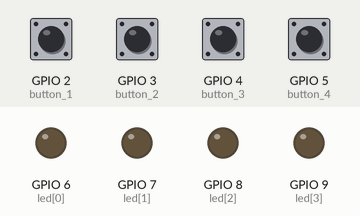
Recording of a program running on a simulated Raspberry Pi (BCM pin numbers). On the bench: output pins drawn as LEDs (lit = HIGH). Inputs (shaded band) come from the test bench; at power-on: GPIO 2 (button_1), GPIO 3 (button_2), GPIO 4 (button_3), GPIO 5 (button_4) HIGH. Sound played through the audio output is not drawn and takes no time.

Above: at 1.2 s.
1.3 s: GPIO 2 (button_1) pulled LOW for 0.15 s
At 2.2 s:
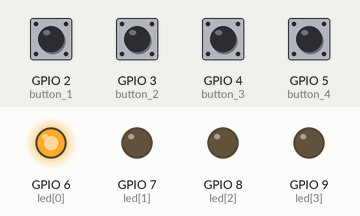
2.9 s: GPIO 3 (button_2) pulled LOW for 0.15 s
At 3.7 s:
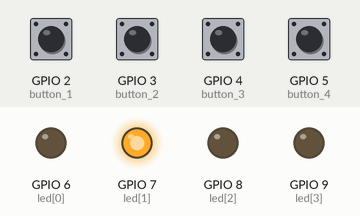
4.5 s: GPIO 4 (button_3) pulled LOW for 0.15 s
At 4.9 s:
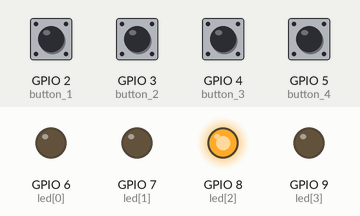
6.1 s: GPIO 5 (button_4) pulled LOW for 0.15 s
At 7.3 s:
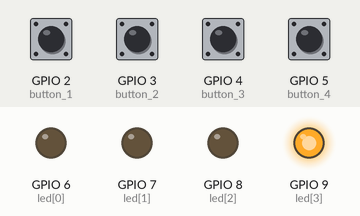
7.7 s: GPIO 2 (button_1) pulled LOW for 1 s
At 8.5 s:
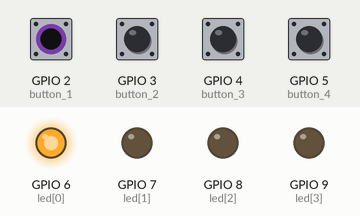
10.2 s: GPIO 3 (button_2) pulled LOW for 1 s
At 11.6 s:
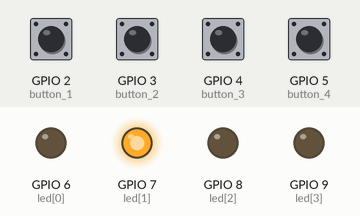
Timing chart, 0 to 13.2 s (numbered marks = the images above; inputs shaded):
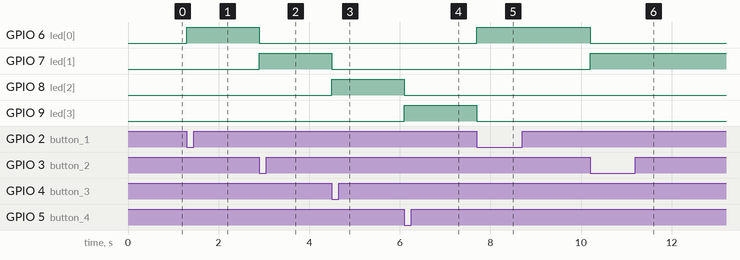

Measured:
- after the input at 1.3 s, GPIO 6 (led[0]): LOW → HIGH at once
- after the input at 2.9 s, GPIO 6 (led[0]): HIGH → LOW at once; GPIO 7 (led[1]): LOW → HIGH at once
- after the input at 4.5 s, GPIO 7 (led[1]): HIGH → LOW at once; GPIO 8 (led[2]): LOW → HIGH at once
- after the input at 6.1 s, GPIO 8 (led[2]): HIGH → LOW at once; GPIO 9 (led[3]): LOW → HIGH at once
- after the input at 7.7 s, GPIO 6 (led[0]): LOW → HIGH at once; GPIO 9 (led[3]): HIGH → LOW at once
- after the input at 10.2 s, GPIO 6 (led[0]): HIGH → LOW at once; GPIO 7 (led[1]): LOW → HIGH at once

The program:

gpio-music-box-improved-led.py
```python
import pygame
from gpiozero import Button, LEDBoard
from signal import pause

pygame.init()

button_1 = Button(2)
button_2 = Button(3)
button_3 = Button(4)
button_4 = Button(5)

led = LEDBoard(6,7,8,9)


drum = pygame.mixer.Sound('samples/drum_tom_mid_hard.wav')
splash = pygame.mixer.Sound('samples/drum_splash_hard.wav')
cowbell = pygame.mixer.Sound('samples/drum_cowbell.wav')
cymbal = pygame.mixer.Sound('samples/drum_cymbal_closed.wav')

def button_1_on() :
    drum.play()
    led.value = (1,0,0,0)

def button_2_on() :
     splash.play()
     led.value = (0,1,0,0)

def button_3_on() :
     cowbell.play()
     led.value = (0,0,1,0)

def button_4_on() :
     cymbal.play()
     led.value = (0,0,0,1)


while True:
    if button_1.is_pressed:
          button_1_on()

    if button_2.is_pressed:
      button_2_on()

    if button_3.is_pressed:
      button_3_on()

    if button_4.is_pressed:
      button_4_on()
```
